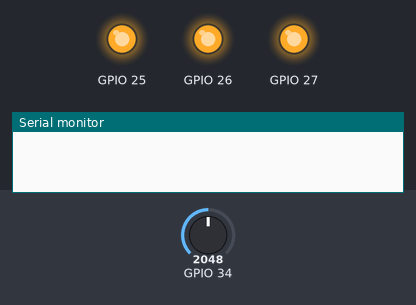
A program run on a simulated ESP32. Parts: output pins drawn as LEDs (lit = HIGH), the last lines printed to the serial monitor. The test bench sets the inputs (shaded band); at power-on: GPIO 34 = 2048.

Above: at 1.1 s.
At 1.9 s:
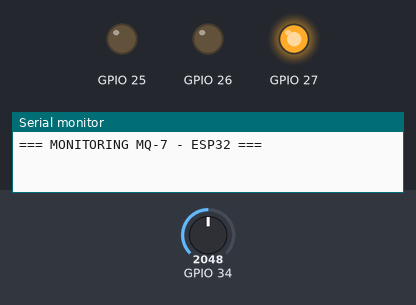
At 41.55 s:
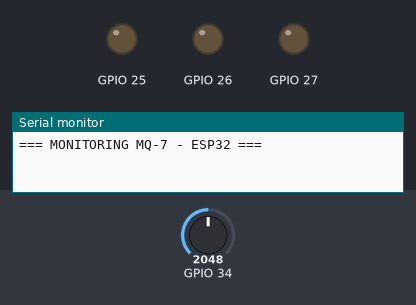
Timing chart, 0 to 41.8 s (numbered marks = the images above):
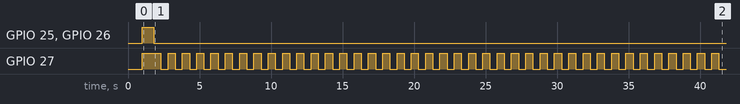

The program:

main.cpp
```cpp
#include <Arduino.h>

namespace Pin
{
    constexpr uint8_t MQ7 = 34; // input-only, ADC1
    constexpr uint8_t LED_HIJAU = 27;
    constexpr uint8_t LED_KUNING = 26;
    constexpr uint8_t LED_MERAH = 25;
} // namespace Pin

namespace Config
{
    constexpr uint32_t INTERVAL_BACA_MS = 5000; // FA01
    constexpr uint32_t WARMUP_MS = 60000;       // sementara; MQ-7 idealnya lebih lama
    constexpr uint32_t KEDIP_MS = 500;
    constexpr uint8_t JUMLAH_SAMPEL = 16;

    // Divider: 100Ω (atas) + 220Ω (bawah). Ubah kalau resistor berbeda.
    constexpr float RASIO_DIVIDER = (100.0f + 220.0f) / 220.0f;

    // Threshold dalam mV di sisi sensor (sebelum divider). SEMENTARA, belum ppm.
    constexpr float BATAS_WASPADA_MV = 1000.0f;
    constexpr float BATAS_BAHAYA_MV = 2000.0f;
    constexpr float HISTERESIS_MV = 100.0f;
    constexpr float BATAS_ERROR_MV = 50.0f; // nyangkut ~0 V => sensor/kabel bermasalah
} // namespace Config

enum class Status
{
    PEMANASAN,
    AMAN,
    WASPADA,
    BAHAYA,
    SENSOR_ERROR
};

const char *namaStatus(Status s)
{
    switch (s)
    {
    case Status::PEMANASAN:
        return "PEMANASAN";
    case Status::AMAN:
        return "AMAN [Udara Bersih]";
    case Status::WASPADA:
        return "WASPADA [Gas CO Terdeteksi!]";
    case Status::BAHAYA:
        return "BAHAYA [Kadar CO Tinggi!]";
    case Status::SENSOR_ERROR:
        return "SENSOR ERROR";
    }
    return "?";
}

// Rata-rata beberapa sampel untuk meredam noise ADC, lalu kembalikan ke skala sensor.
float bacaSensorMv()
{
    uint32_t total = 0;
    for (uint8_t i = 0; i < Config::JUMLAH_SAMPEL; i++)
    {
        total += analogReadMilliVolts(Pin::MQ7);
        delayMicroseconds(200);
    }
    float mvPin = static_cast<float>(total) / Config::JUMLAH_SAMPEL;
    return mvPin * Config::RASIO_DIVIDER;
}

// Histeresis: naik status langsung, turun status harus lewat margin.
Status tentukanStatus(float mv, Status sebelumnya)
{
    if (mv < Config::BATAS_ERROR_MV)
        return Status::SENSOR_ERROR;

    const bool sedangBahaya = (sebelumnya == Status::BAHAYA);
    const bool sedangWaspada = (sebelumnya == Status::WASPADA) || sedangBahaya;

    const float batasBahaya = Config::BATAS_BAHAYA_MV - (sedangBahaya ? Config::HISTERESIS_MV : 0);
    const float batasWaspada = Config::BATAS_WASPADA_MV - (sedangWaspada ? Config::HISTERESIS_MV : 0);

    if (mv >= batasBahaya)
        return Status::BAHAYA;
    if (mv >= batasWaspada)
        return Status::WASPADA;
    return Status::AMAN;
}

void setLed(bool hijau, bool kuning, bool merah)
{
    digitalWrite(Pin::LED_HIJAU, hijau);
    digitalWrite(Pin::LED_KUNING, kuning);
    digitalWrite(Pin::LED_MERAH, merah);
}

// Dipanggil tiap loop (non-blocking) supaya kedipan tetap jalan di antara pembacaan.
void perbaruiLed(Status s)
{
    static uint32_t terakhirGanti = 0;
    static bool fase = false;

    if (millis() - terakhirGanti >= Config::KEDIP_MS)
    {
        terakhirGanti = millis();
        fase = !fase;
    }

    switch (s)
    {
    case Status::PEMANASAN:
        setLed(fase, false, false);
        break; // hijau berkedip
    case Status::AMAN:
        setLed(true, false, false);
        break;
    case Status::WASPADA:
        setLed(false, true, false);
        break;
    case Status::BAHAYA:
        setLed(false, false, true);
        break;
    case Status::SENSOR_ERROR:
        setLed(fase, fase, fase);
        break; // semua berkedip
    }
}

Status statusSekarang = Status::PEMANASAN;
uint32_t terakhirBaca = 0;

void setup()
{
    Serial.begin(115200);
    delay(1000);

    pinMode(Pin::LED_HIJAU, OUTPUT);
    pinMode(Pin::LED_KUNING, OUTPUT);
    pinMode(Pin::LED_MERAH, OUTPUT);
    analogSetPinAttenuation(Pin::MQ7, ADC_11db); // range ~0–3.1 V

    // Tes LED sekali saat boot: gampang cek wiring
    setLed(true, true, true);
    delay(800);
    setLed(false, false, false);

    Serial.println("\n=== MONITORING MQ-7 - ESP32 ===");
}

void loop()
{
    const uint32_t now = millis();

    if (now < Config::WARMUP_MS)
    {
        statusSekarang = Status::PEMANASAN;
    }
    else if (now - terakhirBaca >= Config::INTERVAL_BACA_MS || terakhirBaca == 0)
    {
        terakhirBaca = now;

        const float mv = bacaSensorMv();
        statusSekarang = tentukanStatus(mv, statusSekarang);

        Serial.printf("Sensor: %.0f mV | STATUS: %s\n", mv, namaStatus(statusSekarang));
    }

    perbaruiLed(statusSekarang);
}
```

Measured:
- by itself, GPIO 27: alternates HIGH for 0.50 s and LOW for 0.50 s
